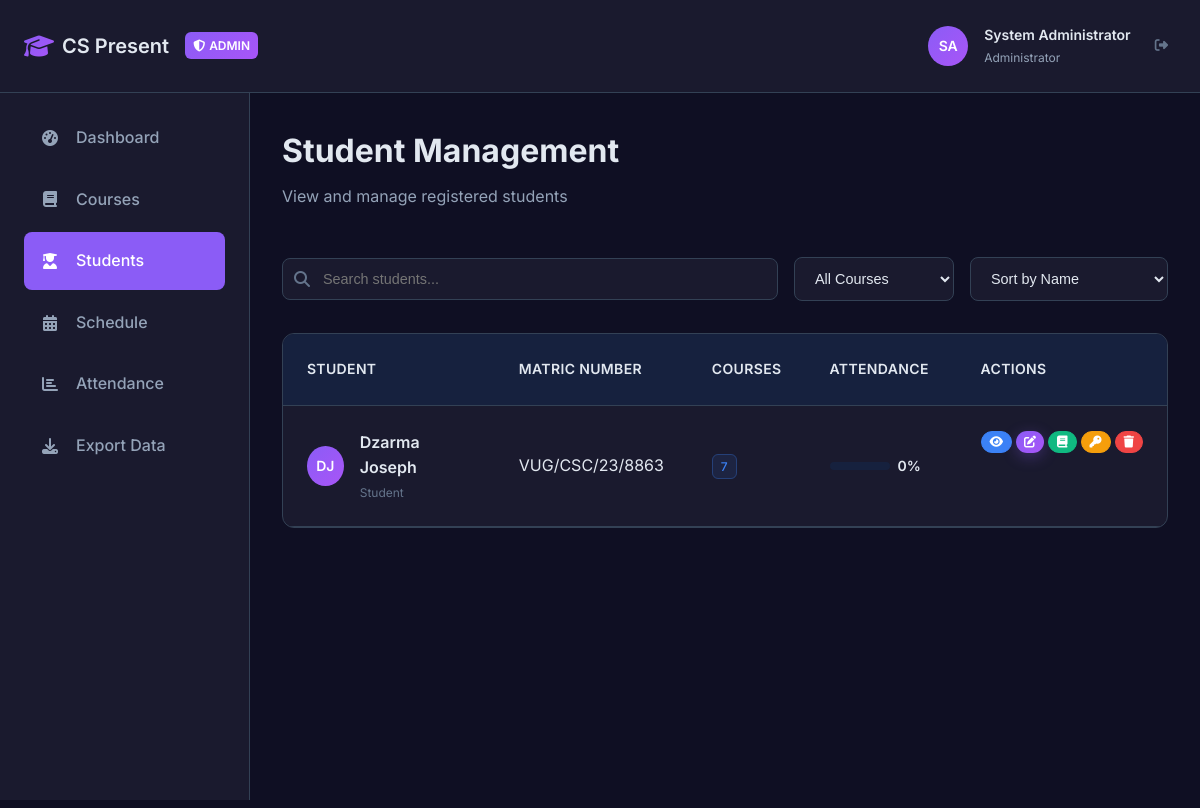
The page /admin/students (signed in) on the database its author committed.
### models.py (models this page shows, shortened)
class User(db.Model):
    id = db.Column(db.Integer, primary_key=True)
    full_name = db.Column(db.String(100), nullable=False)
    matric_number = db.Column(db.String(20), unique=True, nullable=False)
    password = db.Column(db.String(255), nullable=False)
    role = db.Column(db.String(20), nullable=False, default='student')  # 'student' or 'admin'
    profile_picture = db.Column(db.String(255), default='default-avatar.png')
    created_at = db.Column(db.DateTime, default=datetime.utcnow)
    enrollments = db.relationship('Enrollment', backref='user', lazy=True, cascade='all, delete-orphan')
    attendance_records = db.relationship('AttendanceRecord', backref='user', lazy=True, cascade='all, delete-orphan')
    announcements = db.relationship('Announcement', backref='author', lazy=True)
    notification_reads = db.relationship('AnnouncementRead', backref='user', lazy=True, cascade='all, delete-orphan')

### app.py (the view)
@app.route("/admin/students")
@admin_required
def admin_students():
    students = User.query.filter_by(role="student").all()
    return render_template("admin/students.html", students=students)

### app.py (called while the page is built)
def admin_required(f):
    @wraps(f)
    def decorated_function(*args, **kwargs):
        if "user_id" not in session:
            return redirect(url_for("login"))
        user = User.query.get(session["user_id"])
        if not user or user.role != "admin":
            flash("Access denied. Admin privileges required.", "error")
            return redirect(url_for("dashboard"))
        return f(*args, **kwargs)
    return decorated_function

### templates/admin/students.html (shortened to what this page needs)
{% extends "admin/courses.html" %}
{% block content %}
<div class="app-layout">
    <div class="app-header">
        <div class="header-content">
            <div class="header-left">
                <a href="{{ url_for('admin_dashboard') }}" class="header-logo">
                    <i class="fas fa-graduation-cap"></i>
                    <span>CS Present</span>
                </a>
                <div class="admin-badge">
                    <i class="fas fa-shield-alt"></i>
                    Admin
                </div>
            </div>
            <div class="header-user">
                <div class="user-avatar admin-avatar">
                    SA
                </div>
                <div class="user-info">
                    <h3>System Administrator</h3>
                    <p>Administrator</p>
                </div>
                <button class="logout-btn" onclick="window.location.href='{{ url_for('logout') }}'">
                    <i class="fas fa-sign-out-alt"></i>
                </button>
            </div>
        </div>
    </div>
    <div class="admin-sidebar">
        <nav class="admin-nav">
            <a href="{{ url_for('admin_dashboard') }}" class="nav-link">
                <i class="fas fa-tachometer-alt"></i>
                <span>Dashboard</span>
            </a>
            <a href="{{ url_for('admin_courses') }}" class="nav-link">
                <i class="fas fa-book"></i>
                <span>Courses</span>
            </a>
            <a href="{{ url_for('admin_students') }}" class="nav-link active">
                <i class="fas fa-user-graduate"></i>
                <span>Students</span>
            </a>
            <a href="{{ url_for('admin_schedule') }}" class="nav-link">
                <i class="fas fa-calendar-alt"></i>
                <span>Schedule</span>
            </a>
            <a href="{{ url_for('admin_attendance') }}" class="nav-link">
                <i class="fas fa-chart-bar"></i>
                <span>Attendance</span>
            </a>
            <a href="{{ url_for('admin_exports') }}" class="nav-link">
                <i class="fas fa-download"></i>
                <span>Export Data</span>
            </a>
        </nav>
    </div>
    <div class="admin-main">
        <div class="admin-content">
            <div class="page-header">
                <div>
                    <h1 class="page-title">Student Management</h1>
                    <p class="page-subtitle">View and manage registered students</p>
                </div>
            </div>
            <div class="controls-section">
                <div class="search-filter">
                    <div class="search-box">
                        <i class="fas fa-search"></i>
                        <input type="text" id="searchStudents" placeholder="Search students..." onkeyup="filterStudents()">
                    </div>
                    <select class="filter-select" id="filterCourse" onchange="filterByCourse()">
                        <option value="">All Courses</option>
                    </select>
                    <select class="filter-select" id="sortStudents" onchange="sortStudents()">
                        <option value="name">Sort by Name</option>
                    </select>
                </div>
            </div>
            <div class="table-container">
                <table class="data-table" id="studentsTable">
                    <thead>
                        <tr>
                            <th>Student</th>
                            <th>Matric Number</th>
                            <th>Courses</th>
                            <th>Attendance</th>
                            <th>Actions</th>
                        </tr>
                    </thead>
                    <tbody>
                        {% for student in students %}
                        <tr class="student-row"
                            data-student-name="{{ student.full_name|lower }}"
                            data-matric="{{ student.matric_number|lower }}"
                            data-courses="{{ student.enrollments|length }}"
                            data-attendance="{{ student.attendance_rate or 0 }}"
                            data-join-date="{{ student.created_at.isoformat() }}">
                            <td>
                                <div class="student-info">
                                    <div class="student-avatar">
                                        {{ student.full_name.split()[0][0] }}{{ student.full_name.split()[1][0] if student.full_name.split()|length > 1 else '' }}
                                    </div>
                                    <div class="student-details">
                                        <div class="student-name">{{ student.full_name }}</div>
                                        <div class="student-role">Student</div>
                                    </div>
                                </div>
                            </td>
                            <td><span class="matric-number">{{ student.matric_number }}</span></td>
                            <td>
                                <span class="badge badge-info">{{ student.enrollments|length }}</span>
                            </td>
                            <td>
                                <div class="attendance-progress">
                                    {% set attendance_rate = student.attendance_rate or 0 %}
                                    <div class="progress-bar">
                                    </div>
                                    <span class="progress-text">{{ attendance_rate }}%</span>
                                </div>
                            </td>
                            <td>
                                <div class="action-buttons">
                                    <button class="btn btn-info btn-sm" onclick="viewStudent({{ student.id }})" title="View Details">
                                        <i class="fas fa-eye"></i>
                                    </button>
                                    <button class="btn btn-primary btn-sm" onclick="editStudent({{ student.id }})" title="Edit Student">
                                        <i class="fas fa-edit"></i>
                                    </button>
                                    <button class="btn btn-success btn-sm" onclick="manageStudentCourses({{ student.id }})" title="Manage Courses">
                                        <i class="fas fa-book"></i>
                                    </button>
                                    <button class="btn btn-warning btn-sm" onclick="viewStudentPassword({{ student.id }}, '{{ student.full_name }}')" title="View Password">
                                        <i class="fas fa-key"></i>
                                    </button>
                                    <button class="btn btn-danger btn-sm" onclick="deleteStudent({{ student.id }}, '{{ student.full_name }}')" title="Delete Student">
                                        <i class="fas fa-trash"></i>
                                    </button>
                                </div>
                            </td>
                        </tr>
                        {% endfor %}
                    </tbody>
                </table>
            </div>
        </div>
    </div>
</div>
{% endblock %}

### static/css/style.css (style rules this page uses)
* { margin: 0; padding: 0; box-sizing: border-box; }
:root { --bg-primary: #0f0f23; --bg-secondary: #1a1a2e; --bg-tertiary: #16213e; --bg-card: #0e3460; --bg-hover: #1e3a8a; --text-primary: #e2e8f0; --text-secondary: #94a3b8; --text-muted: #64748b; --accent-primary: #8b5cf6; --accent-secondary: #a855f7; --accent-gradient: linear-gradient(135deg, #8b5cf6, #a855f7); --border-color: #334155; --border-light: #475569; --success: #10b981; --warning: #f59e0b; --error: #ef4444; --info: #3b82f6; --shadow-sm: 0 1px 2px 0 rgba(0, 0, 0, 0.3); --shadow-md: 0 4px 6px -1px rgba(0, 0, 0, 0.4); --shadow-lg: 0 10px 15px -3px rgba(0, 0, 0, 0.5); --shadow-xl: 0 20px 25px -5px rgba(0, 0, 0, 0.6); --radius-sm: 0.375rem; --radius-md: 0.5rem; --radius-lg: 0.75rem; --radius-xl: 1rem; --spacing-xs: 0.25rem; --spacing-sm: 0.5rem; --spacing-md: 1rem; --spacing-lg: 1.5rem; --spacing-xl: 2rem; --spacing-2xl: 3rem; --font-family: 'Inter', -apple-system, BlinkMacSystemFont, 'Segoe UI', Roboto, sans-serif; }
html { scroll-behavior: smooth; font-size: 16px; }
body { font-family: var(--font-family); background: var(--bg-primary); color: var(--text-primary); line-height: 1.6; font-weight: 400; overflow-x: hidden; }
.btn { display: inline-flex; align-items: center; gap: var(--spacing-sm); padding: 0.75rem 1.5rem; border-radius: var(--radius-lg); border: none; font-weight: 500; font-size: 0.875rem; text-decoration: none; cursor: pointer; transition: all 0.2s ease; position: relative; overflow: hidden; }
.btn:before { content: ''; position: absolute; top: 0; left: -100%; width: 100%; height: 100%; background: linear-gradient(90deg, transparent, rgba(255, 255, 255, 0.1), transparent); transition: left 0.5s ease; }
.btn-primary { background: var(--accent-gradient); color: white; box-shadow: 0 4px 15px rgba(139, 92, 246, 0.3); }
.action-buttons { display: flex; justify-content: center; gap: var(--spacing-lg); margin-bottom: var(--spacing-2xl); }
.app-layout { min-height: 100vh; background: var(--bg-primary); }
.app-header { background: var(--bg-secondary); border-bottom: 1px solid var(--border-color); padding: var(--spacing-lg); position: sticky; top: 0; z-index: 100; backdrop-filter: blur(20px); }
.header-content { max-width: 1200px; margin: 0 auto; display: flex; align-items: center; justify-content: space-between; }
.header-left { display: flex; align-items: center; gap: var(--spacing-md); }
.header-logo { display: flex; align-items: center; gap: var(--spacing-sm); text-decoration: none; color: var(--text-primary); }
.header-logo i { font-size: 1.5rem; background: var(--accent-gradient); background-clip: text; -webkit-background-clip: text; -webkit-text-fill-color: transparent; }
.header-logo span { font-size: 1.25rem; font-weight: 600; }
.header-user { display: flex; align-items: center; gap: var(--spacing-md); }
.user-avatar { width: 40px; height: 40px; border-radius: 50%; background: var(--accent-gradient); display: flex; align-items: center; justify-content: center; color: white; font-weight: 600; font-size: 0.875rem; }
.user-info { display: none; }
.user-info h3 { font-size: 0.875rem; font-weight: 600; color: var(--text-primary); margin-bottom: 2px; }
.user-info p { font-size: 0.75rem; color: var(--text-secondary); }
.logout-btn { background: none; border: none; color: var(--text-muted); cursor: pointer; padding: var(--spacing-sm); border-radius: var(--radius-md); transition: all 0.2s ease; }
.page-header { margin-bottom: var(--spacing-2xl); }
.page-title { font-size: 2rem; font-weight: 700; color: var(--text-primary); margin-bottom: var(--spacing-sm); }
.page-subtitle { color: var(--text-secondary); font-size: 1rem; }
@media (min-width: 768px) { .user-info { display: block; } }
@media (min-width: 768px) { .action-buttons { flex-direction: row; } }

### rows shown on the page
User: full_name "D", full_name.split|length "J", full_name "Dzarma Joseph", matric_number "VUG/CSC/23/8863", enrollments|length "7", attendance_rate "0"
